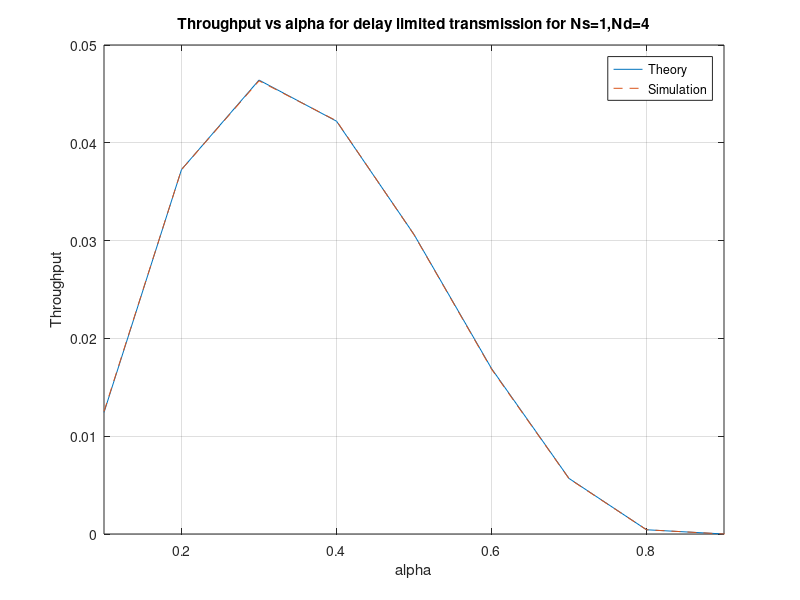

This chart was generated by the following MATLAB code:
Ns = 1 ;
Nd = 4 ;
T = 1 ;
I = 2 ;
Pp = 5 ;
alpha = 0.1 : 0.1 : 1 ;
eta = 0.8 ;
a = eta .* alpha .* Pp ./ (1 - alpha) ;
s_sjx = 1 ;
s_sjdk = 1 ;
s_psj = 1 ;
val1 = I ./ (a .* s_sjx) ;
R = 1 ;
l = 2 .^ (R ./ ((1 - alpha) .* T)) - 1 ;
No = 1 ;
s_pdk = 1 ;
k = No + Pp .* s_pdk ;
val2 = l .* k ./ ( s_sjdk .* a ) ;
term2 = 2 ./ factorial(Ns - 1) .* (val1 ./ s_psj ^ 2) .^ (Ns ./ 2) .* besselk(Ns, 2 .* sqrt(val1 ./ s_psj.^2));
term3 = 0 ;
for i = 0 : Nd - 1
    term3 = term3 + val2 .^ i ./ (factorial(Ns - 1) .* factorial(i) * s_psj ^ (2 * i)) .* 2 .* ( val2 ./ s_psj^2) .^ ((Ns - i)./ 2) .* besselk(Ns - i, 2 .* sqrt( val2 ./ s_psj^2 )) ;
end
term4 = 0 ;
for i = 0 : Nd - 1
    term4 = term4 + val2 .^ i ./ (factorial(Ns - 1) .* factorial(i) * s_psj ^ (2 * i)) .* 2 .* ( (val1 + val2) ./ s_psj^2 ) .^ ((Ns - i)./ 2) .* besselk(Ns - i, 2 .* sqrt((val1 + val2) / s_psj^2)) ; 
end
term5 = 0 ;
for i = 0 : Ns - 1
    term5 = term5 + val1 .^ i * s_sjx ^ (2 * (i - 1)) ./ (factorial(i) * s_psj ^ (2 * i)) .* 2 .* ( val1 * s_sjx ^ 4 / s_psj ^ 2) .^ ( (1 - i) ./ 2 ) .* besselk( 1 - i, 2 .* sqrt( val1 ./ s_psj^2 )) ;
end
term6 = 0 ;
for i = 0 : Nd - 1
    for j = 0 : Ns - 1
        term6 = term6 + val2 .^ i .* val1 .^ (j - i) * s_sjx ^ (2 * (j - i - 1)) ./ ( factorial(i) .* factorial(j) * s_psj ^ (2 * j)) .* 2 .* ( val1 * s_sjx^2 ./ s_psj^2 ./ ( val2 .* a ./ I + 1 / s_sjx^2 )) .^ ( (i - j + 1) ./ 2 ) .* besselk( i - j + 1, 2 .* sqrt( val1 * s_sjx^2 ./ s_psj^2 .* ( val2 .* a ./ I + 1 / s_sjx^2))) ;
    end
end
Pr = (1 - term2 - term3 + term4 + term5 - term6) .^ Ns ;
Thr = (1 - Pr) .* R .* (1 - alpha) ./ 2 ;
plot(alpha, Thr) ;
hold on ;
Ns = 1 ;
Nd = 4 ;
Samples = 10 ^ 6 ;
Pout = zeros( Ns, length(alpha) ) ;
for j = 1 : Ns 
h_sjx = 1/sqrt(2) * (randn( Samples, 1) + 1j*randn( Samples, 1)) ;
h_sjdk = 1/sqrt(2) * (randn( Samples, Nd) + 1j*randn( Samples, Nd)) ;
h_psj = 1/sqrt(2) * (randn( Samples, Ns) + 1j*randn( Samples, Ns)) ;
modh_sjx = (h_sjx) .* conj(h_sjx) ;
modh_sjdk = sum(h_sjdk .* conj(h_sjdk), 2) ;
modh_psj = sum(h_psj .* conj(h_psj), 2) ;
calc1 = a.*modh_psj .* (a .* modh_psj < I ./ modh_sjx) + I ./ modh_sjx .* (a .* modh_psj > I ./ modh_sjx) ;
Pout(j, :) = sum( calc1 .* modh_sjdk < l * k ) / Samples ;
Pout(j, :) = Pout(j, :) .^ Ns ;
end
if( Ns == 1 )
    Po = Pout ;
else
    Po = min(Pout) ;
end
Thr2 = (1 - Po) .* R .* (1 - alpha) ./ 2 ;
plot(alpha, Thr2, '--') ;
title('Throughput vs alpha for delay limited transmission for Ns=1,Nd=4') ;
xlabel('alpha') ;
ylabel('Throughput') ;
legend('Theory','Simulation') ;
xlim([0.1 0.9]) ;
grid on ;
hold off ;